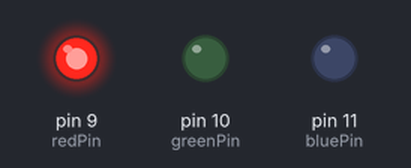
Simulated run of this sketch. Board: Arduino Uno, built with avr-gcc and run on an emulated ATmega328P. On the bench: output pins drawn as LEDs (lit = HIGH).

Above: at 0.5 s.
At 1.5 s:
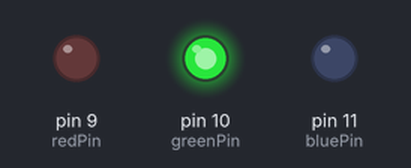
At 2.5 s:
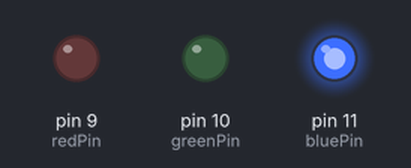
At 3.5 s:
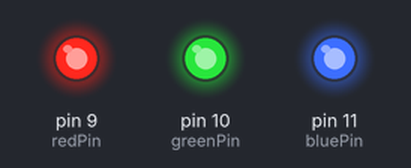
At 4.5 s:
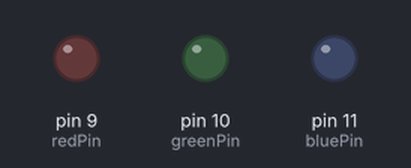
Timing chart, 0 to 6.5 s (numbered marks = the images above):
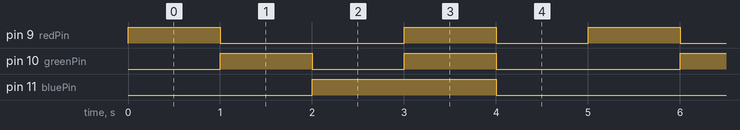

The sketch:

Color_picker1.ino
```cpp
// กำหนดขา PWM
const int redPin = 9;
const int greenPin = 10;
const int bluePin = 11;

void setup() {
  // ตั้งค่าขาเป็น OUTPUT
  pinMode(redPin, OUTPUT);
  pinMode(greenPin, OUTPUT);
  pinMode(bluePin, OUTPUT);
}

void loop() {
  // แสดงสีแดง
  setColor(255, 0, 0);
  delay(1000);

  // แสดงสีเขียว
  setColor(0, 255, 0);
  delay(1000);

  // แสดงสีน้ำเงิน
  setColor(0, 0, 255);
  delay(1000);

  // แสดงสีขาว
  setColor(255, 255, 255);
  delay(1000);

  // ปิดไฟ
  setColor(0, 0, 0);
  delay(1000);
}

// ฟังก์ชันตั้งค่าสี
void setColor(int red, int green, int blue) {
  analogWrite(redPin, red);
  analogWrite(greenPin, green);
  analogWrite(bluePin, blue);
}
```

Measured:
- by itself, pin 9 (redPin): repeats every 5.0 s: LOW 2.0 s, HIGH 1.0 s, LOW 1.0 s, HIGH 1.0 s
- by itself, pin 10 (greenPin): repeats every 5.0 s: LOW 1.0 s, HIGH 1.0 s, LOW 2.0 s, HIGH 1.0 s
- by itself, pin 11 (bluePin): alternates HIGH for 2.0 s and LOW for 3.0 s
